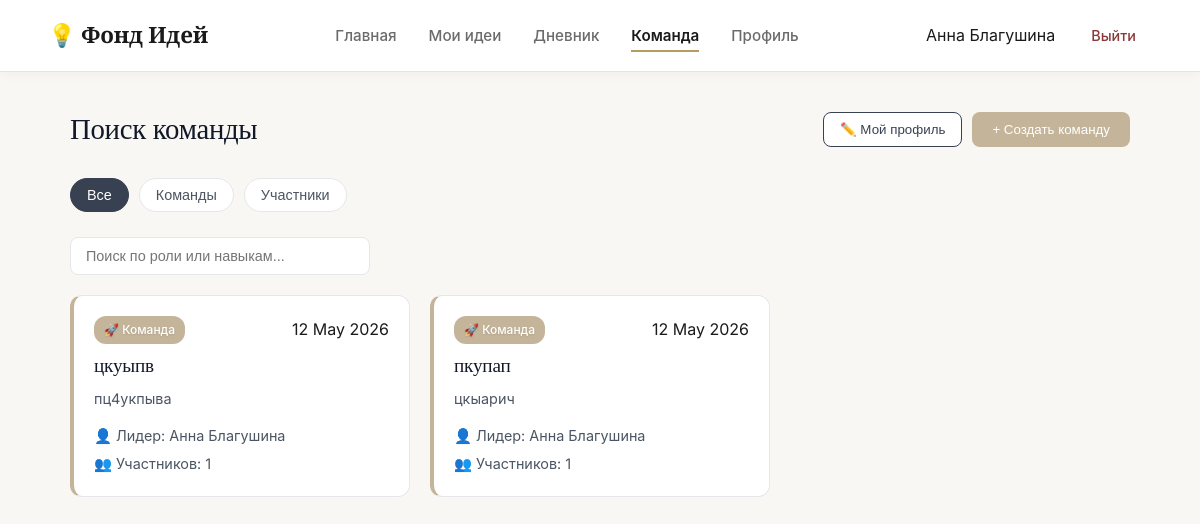
Before: /team (signed in) with the older database file.
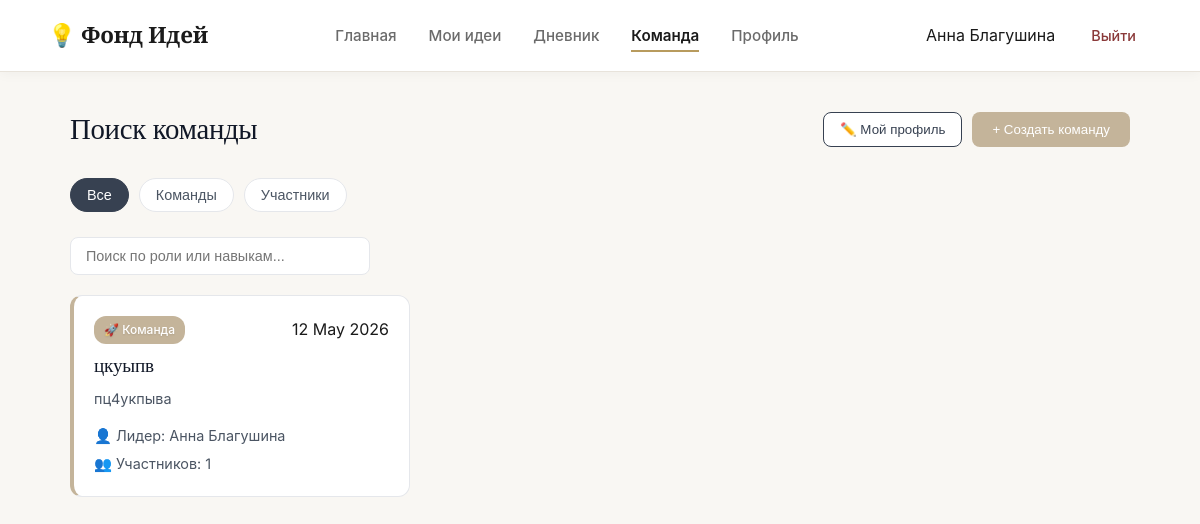
After: the same page with the newer database file.
### data/models.py (models this page shows, shortened)
class User(db.Model):
    id = db.Column(db.Integer, primary_key=True)
    username = db.Column(db.String(80), nullable=False)
    email = db.Column(db.String(120), unique=True, nullable=False)
    password_hash = db.Column(db.String(256))
    bio = db.Column(db.Text, default="Основатель стартапа в области EdTech...")
    about_me = db.Column(db.Text, default="")
    city = db.Column(db.String(100), default="Москва, Россия")
    joined_year = db.Column(db.String(10), default="2026")
    is_email_visible = db.Column(db.Boolean, default=True)
    is_city_visible = db.Column(db.Boolean, default=True)
    is_photo_visible = db.Column(db.Boolean, default=True)
    is_skills_visible = db.Column(db.Boolean, default=True)
    is_description_visible = db.Column(db.Boolean, default=True)
    is_ideas_visible = db.Column(db.Boolean, default=True)
    is_team_visible = db.Column(db.Boolean, default=True)
    ideas = db.relationship('Idea', backref='author', lazy=True)
    diary_entries = db.relationship('DiaryEntry', backref='owner', lazy=True)
    skills = db.relationship('Skill', backref='owner_skill', lazy=True)

class Team(db.Model):
    id = db.Column(db.Integer, primary_key=True)
    name = db.Column(db.String(100), nullable=False)
    description = db.Column(db.Text)
    leader_id = db.Column(db.Integer, db.ForeignKey('user.id'), nullable=False)
    status = db.Column(db.String(20), default='active')  # active, recruiting, closed
    date = db.Column(db.String(50))
    leader = db.relationship('User', backref='led_teams', lazy=True)
    members = db.relationship('TeamMember', backref='team', lazy=True)

### app.py (the view)
@app.route('/team')
def team():
    user = get_current_user()
    if not user: return redirect(url_for('index'))
    profiles = TeamProfile.query.filter(TeamProfile.user_id != user.id).all()
    teams = Team.query.filter(Team.status == 'recruiting').order_by(Team.id.desc()).all()
    my_profile = TeamProfile.query.filter_by(user_id=user.id).first()
    return render_template('team.html', username=user.username, profiles=profiles, teams=teams, my_profile=my_profile)

### app.py (called while the page is built)
def get_current_user():
    if 'user_id' in session:
        return User.query.get(session['user_id'])
    return None

### templates/team.html (shortened to what this page needs)
<!DOCTYPE html>
<html lang="ru">
<head>
    <link rel="stylesheet" href="{{ url_for('static', filename='css/styles.css') }}">
    <link rel="stylesheet" href="{{ url_for('static', filename='css/team.css') }}">
    <link rel="stylesheet" href="{{ url_for('static', filename='css/dashboard.css') }}">
</head>
<body class="dash-body">
    <nav class="navbar">
        <div class="nav-brand">💡 Фонд Идей</div>
        <div class="nav-links">
            <a href="{{ url_for('dashboard') }}">Главная</a>
            <a href="{{ url_for('ideas') }}">Мои идеи</a>
            <a href="{{ url_for('diary') }}">Дневник</a>
            <a href="{{ url_for('team') }}" class="active">Команда</a>
            <a href="{{ url_for('profile') }}">Профиль</a>
        </div>
        <div class="nav-user">
            <span>{{ username }}</span>
            <a href="{{ url_for('logout') }}" class="btn-logout">Выйти</a>
        </div>
    </nav>
    <main class="team-main">
        <div class="team-header">
            <h1>Поиск команды</h1>
            <div style="display: flex; gap: 10px; flex-wrap: wrap;">
                {% if my_profile %}
                    <button class="btn-edit-profile" onclick="openEditProfileModal()">✏️ Мой профиль</button>
                {% else %}
                    <button class="btn-create" onclick="openCreateProfileModal()">+ Профиль участника</button>
                {% endif %}
                <button class="btn-create" style="background: #C4B49A;" onclick="openCreateTeamModal()">+ Создать команду</button>
            </div>
        </div>
        <div class="team-controls" style="margin-bottom: 20px;">
            <div class="filters">
                <button class="filter-btn active" data-filter="all">Все</button>
                <button class="filter-btn" data-filter="team">Команды</button>
                <button class="filter-btn" data-filter="members">Участники</button>
            </div>
            <div class="search-box">
                <input type="text" id="teamSearch" placeholder="Поиск по роли или навыкам...">
            </div>
        </div>
        <div class="team-grid" id="teamGrid">
            {% if teams %}
                {% for t in teams %}
                <div class="team-card"
                     data-type="team"
                     data-id="{{ t.id }}"
                     data-name="{{ t.name }}"
                     data-desc="{{ t.description or '' }}"
                     data-leader="{{ t.leader.username }}"
                     data-count="{{ t.members|length }}"
                     data-leader-id="{{ t.leader_id }}"
                     style="border-left: 4px solid #C4B49A; cursor: pointer;">
                    <div class="card-header-team">
                        <span class="badge" style="background: #C4B49A; color: white; text-shadow: 0 1px 2px rgba(0,0,0,0.1);">🚀 Команда</span>
                        <span class="date">{{ t.date }}</span>
                    </div>
                    <h3>{{ t.name }}</h3>
                    <p class="desc">{{ (t.description or '')[:150] }}{% if t.description and t.description|length > 150 %}...{% endif %}</p>
                    <div class="card-tags" style="display: flex; flex-direction: column; align-items: flex-start; gap: 4px; margin-top: 10px;">
                        <span style="color: #4b5563; font-size: 0.9rem;">👤 Лидер: {{ t.leader.username }}</span>
                        <span style="color: #4b5563; font-size: 0.9rem;">👥 Участников: {{ t.members|length }}</span>
                    </div>
                </div>
                {% endfor %}
            {% endif %}
        </div>
    </main>
</body>
</html>

### static/css/styles.css (style rules this page uses)
:root { --bg-paper: #F9F7F3; --bg-white: #FFFFFF; --bg-edge: #F1EDE6; --text-ink: #1A1A1A; --text-pencil: #6B6B6B; --text-light: #9CA3AF; --accent-binding: #8B3A3A; --accent-binding-hover: #6B2D2D; --accent-foil: #B89B5E; --accent-foil-light: #D4C5A3; --border-paper: #E8E3DB; --border-dark: #D4CFC5; --shadow-soft: 0 4px 20px rgba(26, 26, 26, 0.06); --shadow-medium: 0 8px 30px rgba(26, 26, 26, 0.08); --shadow-card: 0 2px 12px rgba(26, 26, 26, 0.04); --radius-sm: 8px; --radius-md: 12px; --radius-lg: 16px; --ease-smooth: cubic-bezier(0.25, 0.1, 0.25, 1); --transition-base: all 0.3s var(--ease-smooth); }
* { margin: 0; padding: 0; box-sizing: border-box; }
body { font-family: 'Inter', -apple-system, BlinkMacSystemFont, 'Segoe UI', sans-serif; background: var(--bg-paper); color: var(--text-ink); line-height: 1.65; -webkit-font-smoothing: antialiased; -moz-osx-font-smoothing: grayscale; }
h1, h2, h3, h4, h5, h6 { font-family: 'Cormorant Garamond', Georgia, serif; font-weight: 500; line-height: 1.25; letter-spacing: -0.01em; color: var(--text-ink); }
.navbar { height: 72px; padding: 0 48px; background: var(--bg-white); display: flex; align-items: center; justify-content: space-between; border-bottom: 1px solid var(--border-paper); box-shadow: var(--shadow-card); position: sticky; top: 0; z-index: 100; }
.nav-brand { font-family: 'Cormorant Garamond', serif; font-weight: 600; font-size: 1.4rem; color: var(--text-ink); letter-spacing: -0.01em; }
.nav-links { display: flex; gap: 32px; }
.nav-links a { text-decoration: none; color: var(--text-pencil); font-weight: 500; font-size: 0.95rem; transition: var(--transition-base); position: relative; padding: 4px 0; }
.nav-links a::after { content: ''; position: absolute; bottom: 0; left: 0; width: 0; height: 2px; background: var(--accent-foil); transition: width 0.3s var(--ease-smooth); }
.nav-links a.active, .nav-links a:hover { color: var(--text-ink); font-weight: 600; }
.nav-links a.active::after, .nav-links a:hover::after { width: 100%; }
.nav-user { display: flex; align-items: center; gap: 20px; }
.btn-logout { color: var(--accent-binding); text-decoration: none; font-weight: 500; font-size: 0.9rem; transition: var(--transition-base); padding: 8px 16px; border-radius: var(--radius-sm); }

### static/css/team.css (style rules this page uses)
.team-main { max-width: 1100px; margin: 40px auto; padding: 0 20px; }
.team-header { display: flex; justify-content: space-between; align-items: center; margin-bottom: 30px; }
.team-header h1 { font-size: 1.8rem; color: #111827; margin: 0; }
.btn-create { background: #374151; color: white; border: none; padding: 10px 20px; border-radius: 8px; font-weight: 500; cursor: pointer; transition: 0.2s; }
.search-box input { padding: 10px 15px; border: 1px solid #e5e7eb; border-radius: 8px; width: 300px; outline: none; font-size: 0.9rem; }
.filters { display: flex; gap: 10px; margin-bottom: 25px; flex-wrap: wrap; }
.filter-btn { background: white; border: 1px solid #e5e7eb; padding: 8px 16px; border-radius: 20px; cursor: pointer; font-size: 0.9rem; color: #4b5563; transition: 0.2s; }
.filter-btn.active, .filter-btn:hover { background: #374151; color: white; border-color: #374151; }
.team-card { background: white; border: 1px solid #e5e7eb; border-radius: 12px; padding: 20px; transition: transform 0.2s, box-shadow 0.2s; }
.badge { font-size: 0.75rem; padding: 4px 10px; border-radius: 12px; font-weight: 500; }
.btn-edit-profile { background: white; border: 1px solid #374151; color: #374151; padding: 8px 16px; border-radius: 8px; cursor: pointer; }
.team-grid { display: grid; grid-template-columns: repeat(auto-fill, minmax(300px, 1fr)); gap: 20px; }
.team-card { background: white; border: 1px solid #e5e7eb; border-radius: 12px; padding: 20px; transition: 0.2s; }
.card-header-team { display: flex; justify-content: space-between; margin-bottom: 10px; }
.team-card h3 { font-size: 1.2rem; margin: 0 0 10px 0; color: #111827; }
.desc { font-size: 0.9rem; color: #4b5563; line-height: 1.5; margin-bottom: 15px; }

### static/css/dashboard.css (style rules this page uses)
.dash-body { background: var(--bg-paper); min-height: 100vh; }

Changed rows visible on the page:
removed Team: date "12 May 2026", name "пкупап", description "цкыарич", leader.username "Анна Благушина", members|length "1"
